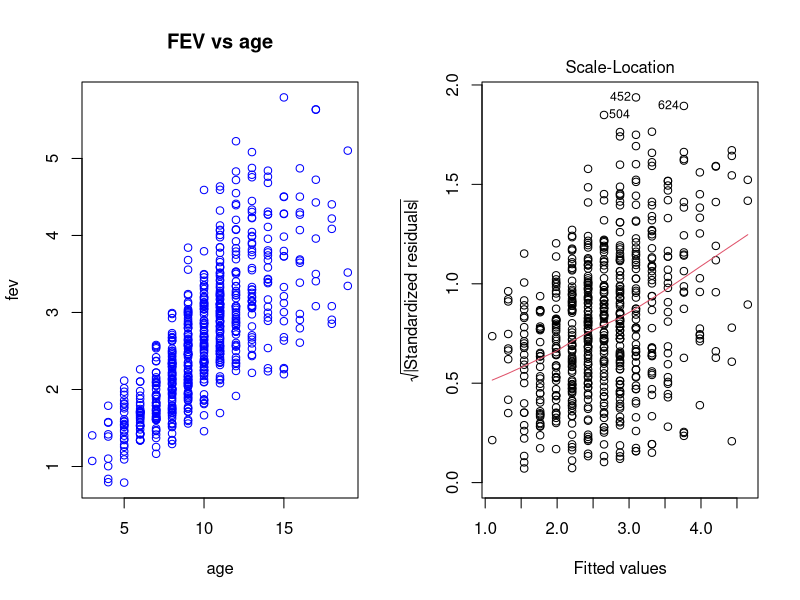

Generate this figure with R:
# R code for STA302/STA1001 Assignment 2

a2 = read.table("DataA2.txt",sep=" ",header=T) # Load the data set
fev <- a2$fev; age <- a2$age
q = "1a" # question number to execute: 1a, 1b, 2a, or 2d

# Question 1
if (q=="1a") {
  # Q1(a) plot FEV vs age and the scale vs location
  mod1 = lm(fev~age)
  par(mfrow=c(1,2))
  plot(age,fev,type="p",col="blue",pch=21, main="FEV vs age")
  plot(mod1,which=3) # 'which' selects from among the 4 lm plots
  # Comment: The scatter plot indicates a linear association between FEV and age.
  # The scale-location plot indicates that the variance in the response variable 
  # increases with age
} 

if (q=="1b") {
  # Q1(b) plot effects of three transformations
  mod2 = lm(sqrt(fev)~sqrt(age))
  mod3 = lm(log(fev)~log(age))
  a=1/fev; b=1/age; mod4 = lm(a~b)
  par(mfcol=c(2,3))
  plot(sqrt(age),sqrt(fev),type="p",col="blue",pch=21, main="SQRT")
  plot(mod2,which=3)
  plot(log(age),log(fev),type="p",col="blue",pch=21, main="LOG")
  plot(mod3,which=3)
  plot(1/age,1/fev,type="p",col="blue",pch=21, main="RECIPROCAL")
  plot(mod4,which=3)
} # Log looks best

# Question 2
if (q=="2a") {
  # Q2(a) The estimated regression line is hat{log(fev)} = 0.8462 log(age) - 0.9877
  mod3$coefficients
}

# Q2(b) The residuals vs fitted line is greatly improved, but the variance still isn't
# constant: intermediate fitted values (around y-hat = 0.8) have relatively low 
# variance. Separately, the QQ plot of the residuals (not shown) looks good.

# Q2(c) The slope indicates that for a k-fold increase in age, FEV increases by a 
# factor of k^0.8462. So if age doubles, FEV increases by 80%.

if (q=="2d") {
  # Q2(d) CIs and PIs
  CI<-predict.lm(mod3,newdata=data.frame(age=c(8,17,21)), interval=c("confidence"))
  PI<-predict.lm(mod3,newdata=data.frame(age=c(8,17,21)), interval=c("prediction"))
  print(exp(CI)); print(exp(PI))
}
